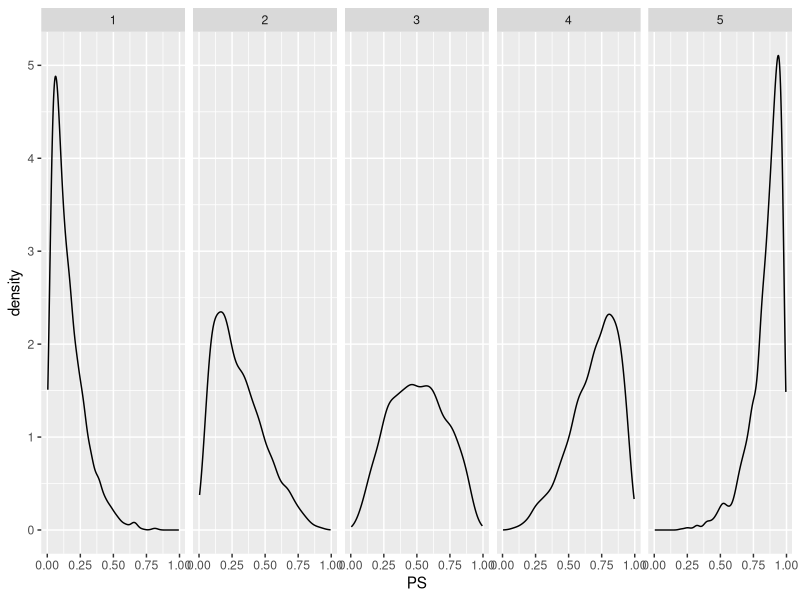
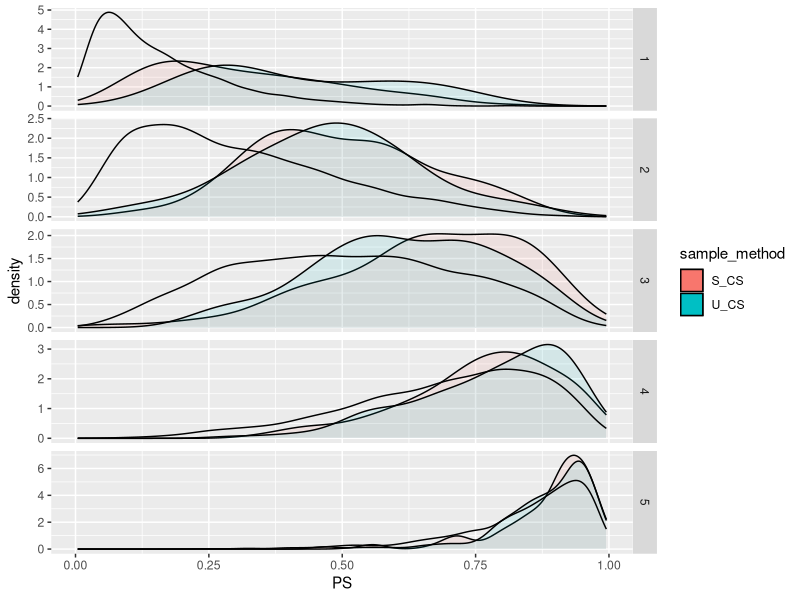

The R script that drew these images, in order:
rm(list = ls())

library(tidyverse)

logit <- function(x) log(x / (1 - x)) 
expit <- function(x) exp(x) / (1 + exp(x))


N <- 10000
k <- 5
n <- N/20
nj <- n/k

df <- data.frame(strata = rep(1:k, each = N/k)) %>%
  mutate(mx = strata - (k + 1) / 2,
         x = rnorm(n = n(), mean = mx),
         PS = expit(x),
         Ej = rbinom(n = n(), size = 1, prob = PS)) %>%
  as_tibble

df %>%
  ggplot(aes(x = PS)) +
  geom_density() +
  facet_grid(~ strata)

df.ucs <- df %>%
  sample_frac(size = 1, weight = PS) %>%
  mutate(contacted = cumsum(Ej) <= n,
         accepted = contacted  & Ej == 1,
         sample_method = "U_CS")

df.scs <- df %>%
  group_by(strata)  %>%
  sample_frac(size = 1, weight = PS) %>%
  mutate(contacted = cumsum(Ej) <= nj,
         accepted = contacted  & Ej == 1,
         sample_method = "S_CS")


df.samp <- bind_rows(df.ucs, df.scs)

df.samp %>%
  filter(accepted) %>%
  ggplot() +
  geom_density(aes(x = PS, fill = sample_method), alpha = .1) +
  geom_density(aes(x = PS), data = df) +
  facet_grid(strata ~ .,
             scales = "free_y")
